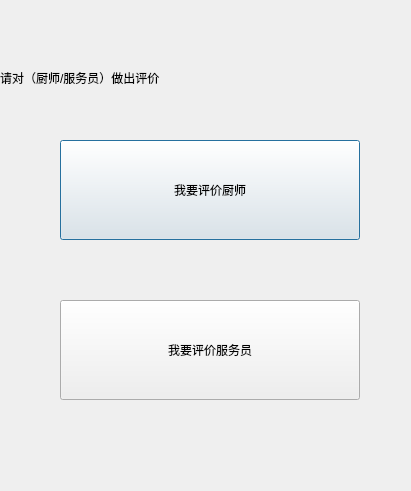
<?xml version="1.0" encoding="UTF-8"?>
<ui version="4.0">
 <class>Comment</class>
 <widget class="QDialog" name="Comment">
  <property name="geometry">
   <rect>
    <x>0</x>
    <y>0</y>
    <width>411</width>
    <height>491</height>
   </rect>
  </property>
  <property name="windowTitle">
   <string>评论区</string>
  </property>
  <property name="styleSheet">
   <string notr="true">background-image: url(:/images/mylogupbackground.jpg);</string>
  </property>
  <widget class="QLabel" name="label">
   <property name="geometry">
    <rect>
     <x>0</x>
     <y>60</y>
     <width>311</width>
     <height>35</height>
    </rect>
   </property>
   <property name="styleSheet">
    <string notr="true">font: 75 17pt &quot;Ume Gothic S5&quot;;</string>
   </property>
   <property name="text">
    <string>请对（厨师/服务员）做出评价</string>
   </property>
  </widget>
  <widget class="QPushButton" name="chefbtn">
   <property name="geometry">
    <rect>
     <x>60</x>
     <y>140</y>
     <width>300</width>
     <height>100</height>
    </rect>
   </property>
   <property name="styleSheet">
    <string notr="true">font: 75 italic 24pt &quot;Ume Gothic C4&quot;;</string>
   </property>
   <property name="text">
    <string>我要评价厨师</string>
   </property>
  </widget>
  <widget class="QPushButton" name="serverbtn">
   <property name="geometry">
    <rect>
     <x>60</x>
     <y>300</y>
     <width>300</width>
     <height>100</height>
    </rect>
   </property>
   <property name="styleSheet">
    <string notr="true">font: 75 italic 24pt &quot;Ume Gothic C4&quot;;</string>
   </property>
   <property name="text">
    <string>我要评价服务员</string>
   </property>
  </widget>
 </widget>
 <resources/>
 <connections/>
</ui>
